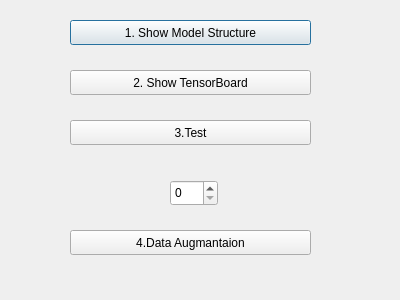
<?xml version="1.0" encoding="UTF-8"?>
<ui version="4.0">
 <class>Dialog</class>
 <widget class="QDialog" name="Dialog">
  <property name="geometry">
   <rect>
    <x>0</x>
    <y>0</y>
    <width>400</width>
    <height>300</height>
   </rect>
  </property>
  <property name="windowTitle">
   <string>Dialog</string>
  </property>
  <widget class="QPushButton" name="showModelStructureButton">
   <property name="geometry">
    <rect>
     <x>70</x>
     <y>20</y>
     <width>241</width>
     <height>25</height>
    </rect>
   </property>
   <property name="text">
    <string>1. Show Model Structure</string>
   </property>
  </widget>
  <widget class="QPushButton" name="pushButton_2">
   <property name="geometry">
    <rect>
     <x>70</x>
     <y>70</y>
     <width>241</width>
     <height>25</height>
    </rect>
   </property>
   <property name="text">
    <string>2. Show TensorBoard</string>
   </property>
  </widget>
  <widget class="QPushButton" name="pushButton_3">
   <property name="geometry">
    <rect>
     <x>70</x>
     <y>120</y>
     <width>241</width>
     <height>25</height>
    </rect>
   </property>
   <property name="text">
    <string>3.Test</string>
   </property>
  </widget>
  <widget class="QPushButton" name="pushButton_4">
   <property name="geometry">
    <rect>
     <x>70</x>
     <y>230</y>
     <width>241</width>
     <height>25</height>
    </rect>
   </property>
   <property name="text">
    <string>4.Data Augmantaion</string>
   </property>
  </widget>
  <widget class="QSpinBox" name="spinBox">
   <property name="geometry">
    <rect>
     <x>170</x>
     <y>180</y>
     <width>48</width>
     <height>26</height>
    </rect>
   </property>
  </widget>
 </widget>
 <resources/>
 <connections/>
</ui>
